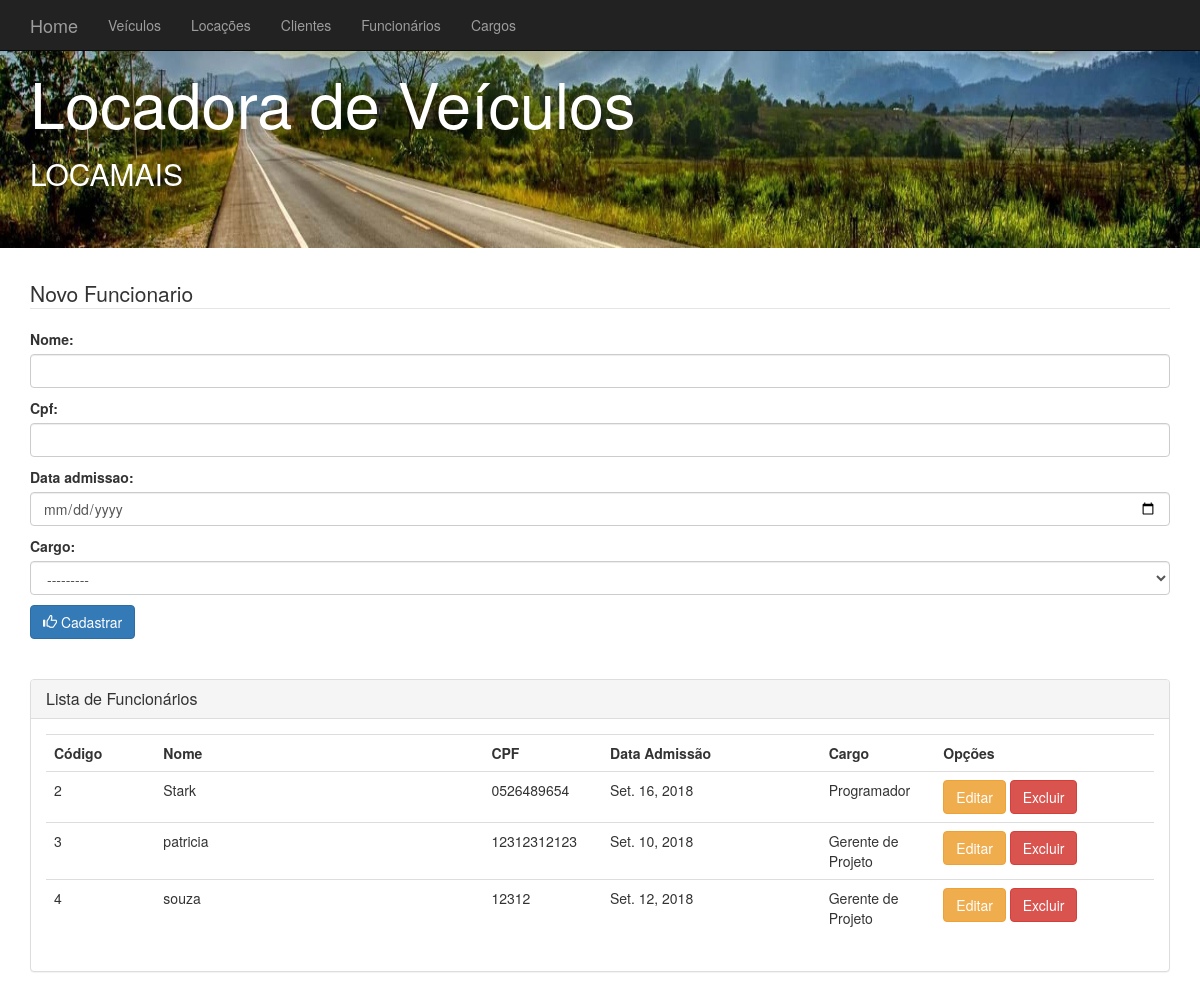
The page /funcionarios/ on the database as committed earlier.
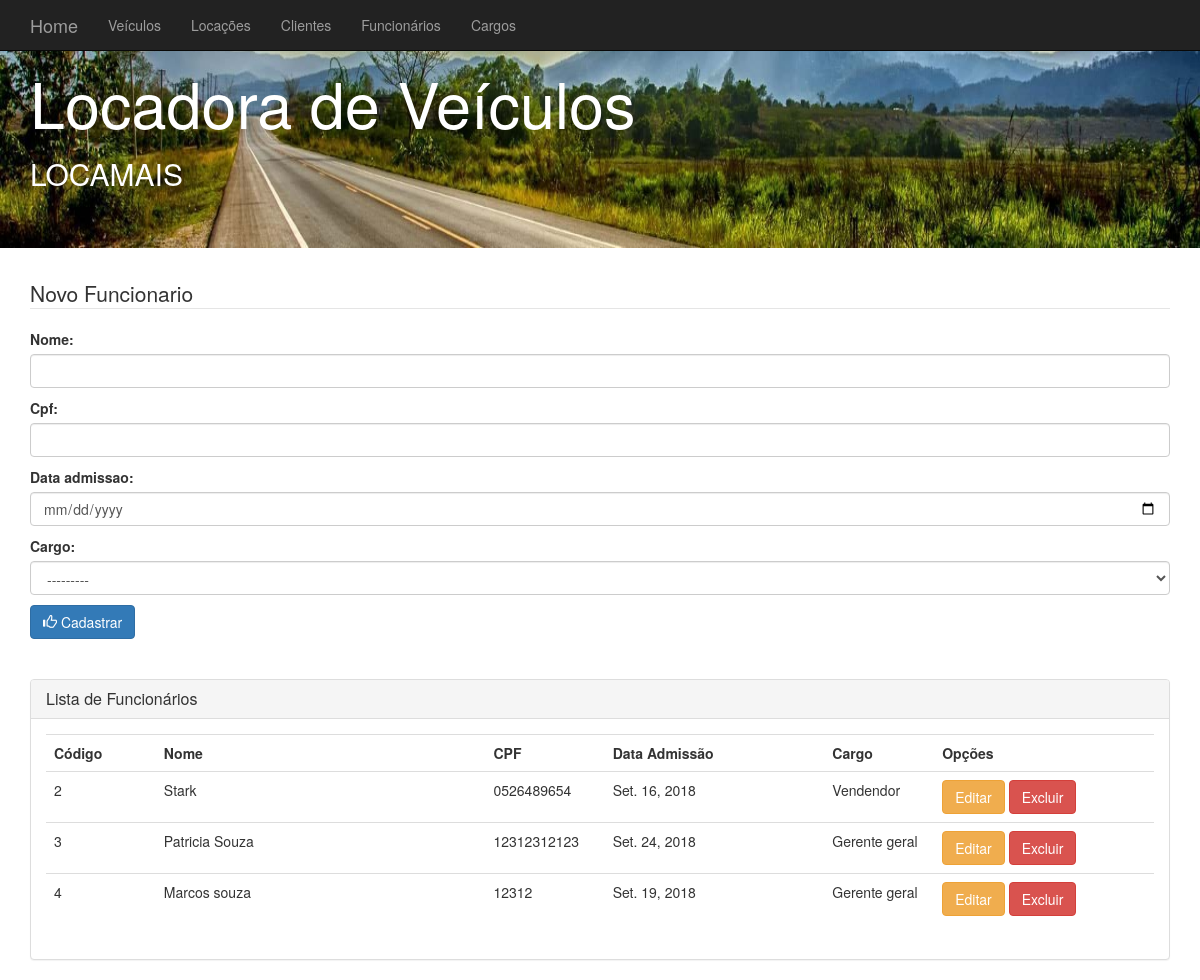
The same page on the database as committed later.
### core/models.py (models this page shows, shortened)
class Funcionario(models.Model):
    nome = models.CharField(max_length=200)
    cpf = models.CharField(max_length=15)
    data_admissao = models.DateField()
    cargo = models.ForeignKey(Cargo, on_delete=models.CASCADE)

class Cargo(models.Model):
    nome = models.CharField(max_length=200)
    descricao = models.CharField(max_length=200)
    salario = models.DecimalField(max_digits=7, decimal_places=2)
    def __str__(self):
        return self.nome

### core/views.py (the view)
# urls.py: path('funcionarios/', funcionarios, name='url_funcionario'),
def funcionarios(request):
    data = {}
    data['funcionarios'] = Funcionario.objects.all()  # Carregando clientes do banco
    if request.method == 'POST':
        form = FuncionarioForm(request.POST)
        if form.is_valid():
            form.save()  # Salva
            return redirect('url_funcionario')
    else:
        data['form'] = FuncionarioForm()
    return render(request, 'core/funcionarios.html', data)

### core/forms.py
class FuncionarioForm(forms.ModelForm):
    nome = forms.CharField(widget=forms.TextInput(attrs={'class': 'form-control'}))
    cpf = forms.CharField(widget=forms.TextInput(attrs={'class': 'form-control'}))
    data_admissao = forms.DateField(widget=forms.DateTimeInput(attrs={'type':'date','class': 'form-control'}))
    cargo = forms.ModelChoiceField(queryset=Cargo.objects.all(),widget=forms.Select(attrs={'class': 'form-control'}))
    class Meta:
        model = Funcionario
        fields = ('nome','cpf','data_admissao','cargo')

### core/templates/core/funcionarios.html (shortened to what this page needs)
{% extends "core/base.html" %}
{% load static %}
{% block content %}
<div class="container">
	<form action="" method="post">
		<fieldset>
	  		<legend>Novo Funcionario</legend>
			{{ form.as_p }}
	  		<button type="submit" class="btn btn-primary">
	  				<span class="glyphicon glyphicon-thumbs-up"></span>
	  				Cadastrar
			</button>
		</fieldset>
	</form>
</div>
<div class="container">
 	<br /> <br />
</div>
<div class="container">
  <div class="panel panel-default">
  		<div class="panel-heading">
    		<h2 class="panel-title">Lista de Funcionários</h2>
 	 	</div>
		<div class="panel-body">
  			<table class="table table-hover">
  				<tr>
  						<th>Código</th>
  						<th>Nome</th>
  						<th>CPF</th>
  						<th>Data Admissão</th>
  						<th>Cargo</th>
  						<th>Opções</th>
  				</tr>
				{% for funcionario in funcionarios %}
  				<tr>
    					<td class="col-md-1">{{ funcionario.id }}</td>
    					<td class="col-md-3">{{ funcionario.nome }}</td>
    					<td class="col-md-1">{{ funcionario.cpf}}</td>
    					<td class="col-md-2">{{ funcionario.data_admissao }}</td>
    					<td class="col-md-1">{{ funcionario.cargo }}</td>
    					<td class="col-md-2">
							<a class="btn btn-warning" href="{% url 'url_atualizafuncionario' funcionario.id%}" role="button">Editar</a>
    						<a class="btn btn-danger" href="{% url 'url_removerfuncionario' funcionario.id%}" role="button">Excluir</a>
    					</td>
    			</tr>
				{% endfor %}
    			</table>
 		</div>
	</div>
</div>
{% endblock %}

Rows that differ between the two databases and show on the page:
changed through a linked row, Funcionario "Stark": cargo "Programador" → "Vendendor"
changed Funcionario id 3: nome "patricia" → "Patricia Souza"; data_admissao "Set. 10, 2018" → "Set. 24, 2018"; cargo "Gerente de Projeto" → "Gerente geral"
changed Funcionario id 4: nome "souza" → "Marcos souza"; data_admissao "Set. 12, 2018" → "Set. 19, 2018"; cargo "Gerente de Projeto" → "Gerente geral"
